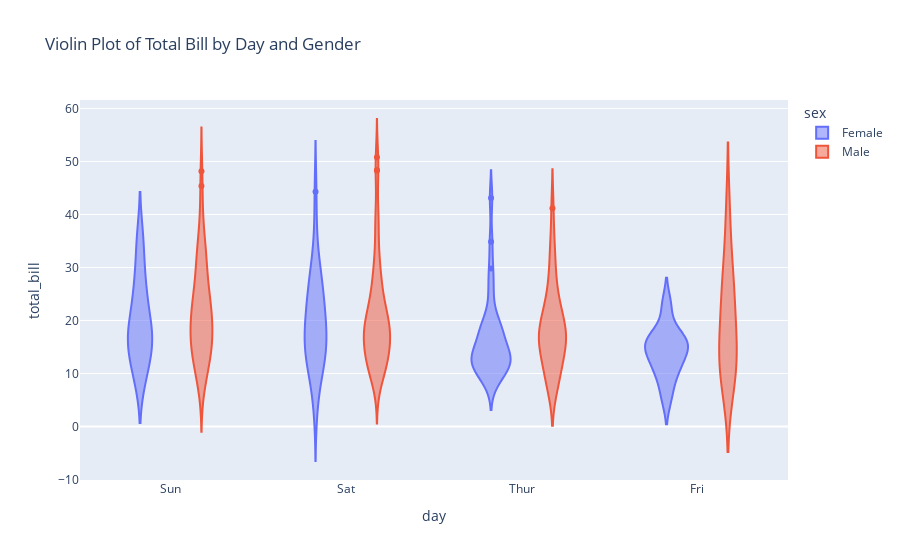

Notebook code for this chart:
### Code cell
fig = px.violin(data, x='day', y='total_bill', color='sex', title='Violin Plot of Total Bill by Day and Gender')
fig.show()

### Figure 1 — Plotly figure (JSON) as saved in the notebook; plotly's stock layout.template omitted (floating-point values rounded to 4 significant figures; data arrays with more than 128 entries replaced by an {"elided": "..."} marker saying what was removed)
{"data": [{"alignmentgroup": "True", "box": {"visible": false}, "hovertemplate": "sex=Female<br>day=%{x}<br>total_bill=%{y}<extra></extra>", "legendgroup": "Female", "marker": {"color": "#636efa"}, "name": "Female", "offsetgroup": "Female", "orientation": "v", "scalegroup": "True", "showlegend": true, "type": "violin", "x": ["Sun", "Sun", "Sun", "Sun", "Sun", "Sun", "Sat", "Sat", "Sat", "Sat", "Sat", "Sat", "Sun", "Sun", "Sat", "Sat", "Sat", "Sat", "Sat", "Sat", "Sat", "Thur", "Thur", "Fri", "Fri", "Fri", "Fri", "Fri", "Sat", "Sat", "Sat", "Sat", "Sat", "Sun", "Sun", "Thur", "Thur", "Thur", "Thur", "Thur", "Thur", "Thur", "Thur", "Thur", "Thur", "Thur", "Thur", "Thur", "Thur", "Thur", "Thur", "Thur", "Thur", "Thur", "Thur", "Thur", "Thur", "Sun", "Sun", "Sun", "Sun", "Sun", "Sat", "Sat", "Sun", "Sun", "Sun", "Thur", "Thur", "Thur", "Thur", "Thur", "Thur", "Thur", "Sat", "Sat", "Sat", "Sat", "Sat", "Fri", "Fri", "Fri", "Fri", "Sat", "Sat", "Sat", "Thur"], "x0": " ", "xaxis": "x", "y": [16.99, 24.59, 35.26, 14.83, 10.33, 16.97, 20.29, 15.77, 19.65, 15.06, 20.69, 16.93, 10.29, 34.81, 26.41, 16.45, 3.07, 17.07, 26.86, 25.28, 14.73, 10.07, 34.83, 5.75, 16.32, 22.75, 11.35, 15.38, 44.3, 22.42, 20.92, 14.31, 7.25, 25.71, 17.31, 10.65, 12.43, 24.08, 13.42, 12.48, 29.8, 14.52, 11.38, 20.27, 11.17, 12.26, 18.26, 8.51, 10.33, 14.15, 13.16, 17.47, 27.05, 16.43, 8.35, 18.64, 11.87, 29.85, 25, 13.39, 16.21, 17.51, 10.59, 10.63, 9.6, 20.9, 18.15, 19.81, 43.11, 13, 12.74, 13, 16.4, 16.47, 12.76, 13.27, 28.17, 12.9, 30.14, 13.42, 15.98, 16.27, 10.09, 22.12, 35.83, 27.18, 18.78], "y0": " ", "yaxis": "y"}, {"alignmentgroup": "True", "box": {"visible": false}, "hovertemplate": "sex=Male<br>day=%{x}<br>total_bill=%{y}<extra></extra>", "legendgroup": "Male", "marker": {"color": "#EF553B"}, "name": "Male", "offsetgroup": "Male", "orientation": "v", "scalegroup": "True", "showlegend": true, "type": "violin", "x": {"elided": "157 str values"}, "x0": " ", "xaxis": "x", "y": {"elided": "157 float values"}, "y0": " ", "yaxis": "y"}], "layout": {"legend": {"title": {"text": "sex"}, "tracegroupgap": 0}, "title": {"text": "Violin Plot of Total Bill by Day and Gender"}, "violinmode": "group", "xaxis": {"anchor": "y", "domain": [0, 1], "title": {"text": "day"}}, "yaxis": {"anchor": "x", "domain": [0, 1], "title": {"text": "total_bill"}}}}
